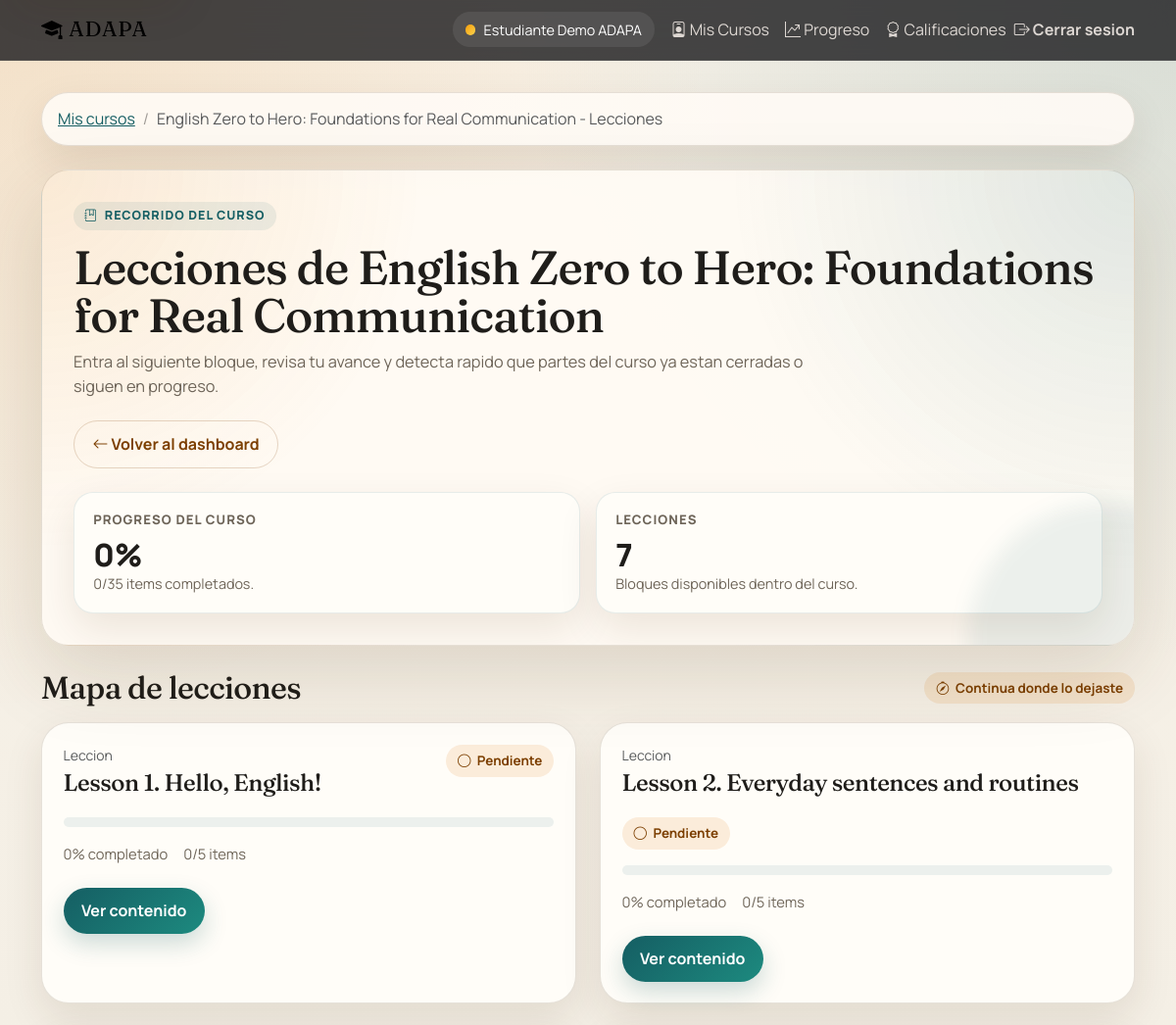
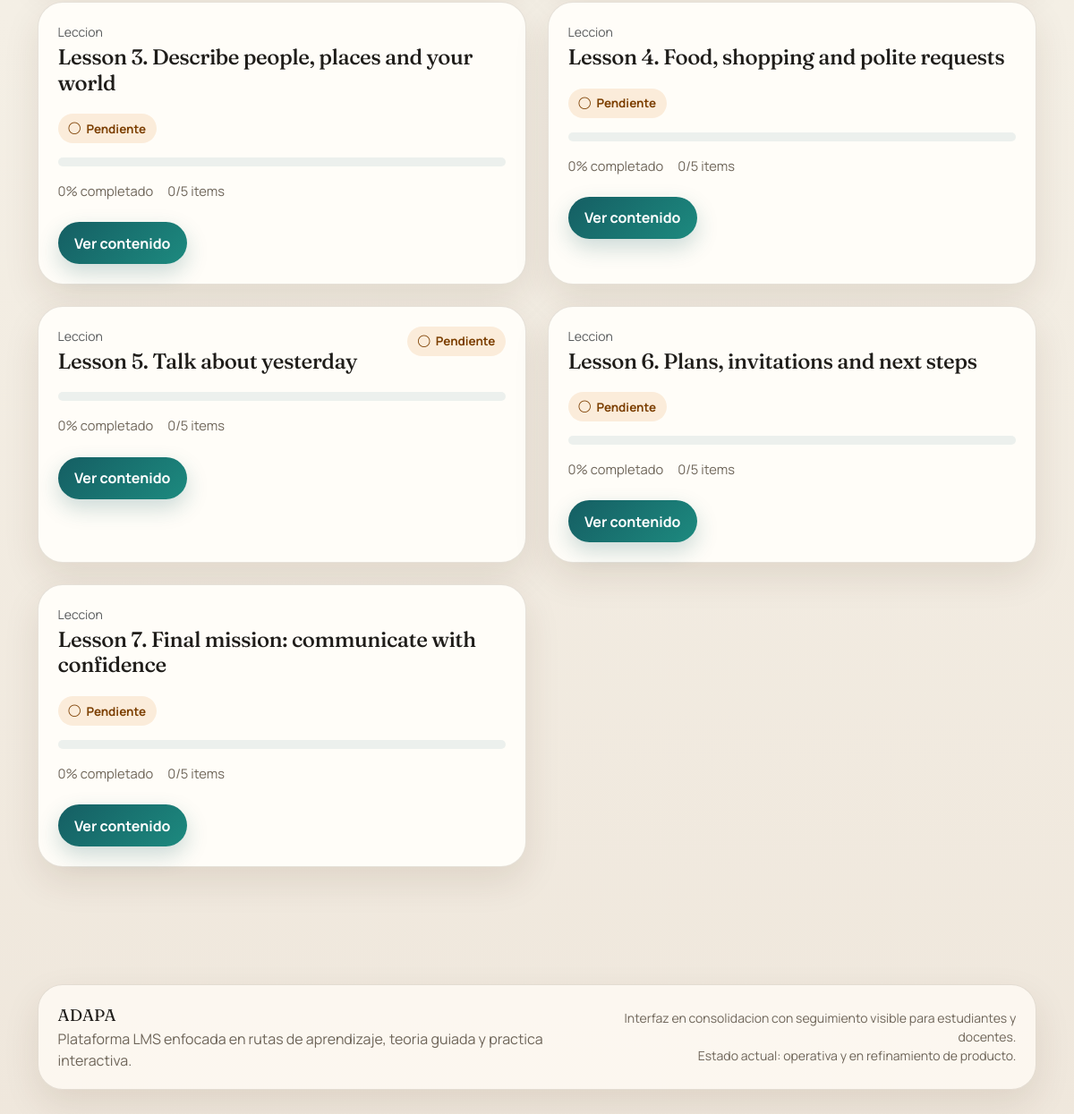
/estudiante/cursos/13/lecciones (signed in), run on the app's committed database (2 pictures, top to bottom).
### tables this page shows
CREATE TABLE `cursos` (
  `id` int(11) NOT NULL AUTO_INCREMENT,
  `instancia_id` int(11) NOT NULL,
  `plantilla_pensum_id` int(11) DEFAULT NULL,
  `creado_por` int(11) NOT NULL,
  `titulo` varchar(255) NOT NULL,
  `descripcion` text DEFAULT NULL,
  `idioma` enum('ingles','frances') NOT NULL,
  `nivel_cefr` enum('A1','A2','B1','B2','C1','C2') NOT NULL,
  `modalidad` enum('perpetuo','ciclo') NOT NULL,
  `fecha_inicio` date DEFAULT NULL,
  `fecha_fin` date DEFAULT NULL,
  `duracion_semanas` int(11) DEFAULT NULL,
  `es_publico` tinyint(1) NOT NULL DEFAULT 0,
  `requiere_codigo` tinyint(1) NOT NULL DEFAULT 0,
  `codigo_acceso` varchar(255) DEFAULT NULL,
  `tipo_codigo` enum('unico_curso','por_estudiante','combo_grupo') DEFAULT NULL,
  `inscripcion_abierta` tinyint(1) NOT NULL DEFAULT 1,
  `fecha_cierre_inscripcion` date DEFAULT NULL,
  `max_estudiantes` int(11) NOT NULL DEFAULT 0,
  `estado` enum('preparacion','activo','pausado','finalizado','archivado') NOT NULL DEFAULT 'preparacion',
  `notificar_profesor_completada` tinyint(1) NOT NULL DEFAULT 1,
  `notificar_profesor_atascado` tinyint(1) NOT NULL DEFAULT 1,
  `fecha_creacion` timestamp NOT NULL DEFAULT current_timestamp(),
  `fecha_modificacion` timestamp NOT NULL DEFAULT current_timestamp() ON UPDATE current_timestamp(),
  PRIMARY KEY (`id`),
  KEY `instancia_id` (`instancia_id`),
  KEY `plantilla_pensum_id` (`plantilla_pensum_id`),
  KEY `creado_por` (`creado_por`),
  KEY `estado` (`estado`),
  KEY `idioma_nivel` (`idioma`,`nivel_cefr`),
  KEY `idx_cursos_publicos` (`es_publico`,`estado`),
  CONSTRAINT `cursos_ibfk_1` FOREIGN KEY (`instancia_id`) REFERENCES `instancias` (`id`),
  CONSTRAINT `cursos_ibfk_2` FOREIGN KEY (`plantilla_pensum_id`) REFERENCES `plantillas_pensum` (`id`),
  CONSTRAINT `cursos_ibfk_3` FOREIGN KEY (`creado_por`) REFERENCES `usuarios` (`id`)
);

CREATE TABLE `lecciones` (
  `id` int(11) NOT NULL AUTO_INCREMENT,
  `curso_id` int(11) NOT NULL,
  `titulo` varchar(255) NOT NULL,
  `descripcion` text DEFAULT NULL,
  `orden` int(11) NOT NULL DEFAULT 0,
  `duracion_minutos` int(11) DEFAULT NULL,
  `es_obligatoria` tinyint(1) NOT NULL DEFAULT 1,
  `estado` enum('borrador','publicada','archivada') NOT NULL DEFAULT 'borrador',
  `fecha_creacion` timestamp NOT NULL DEFAULT current_timestamp(),
  `fecha_actualizacion` timestamp NOT NULL DEFAULT current_timestamp() ON UPDATE current_timestamp(),
  PRIMARY KEY (`id`),
  KEY `curso_id` (`curso_id`),
  KEY `idx_lecciones_orden` (`curso_id`,`orden`),
  CONSTRAINT `lecciones_ibfk_1` FOREIGN KEY (`curso_id`) REFERENCES `cursos` (`id`) ON DELETE CASCADE
);

### views/estudiante/lecciones.php (the view, shortened to what the rows shown need)
<?php
require_once __DIR__ . '/../partials/header.php';
?>
<div class="container">
    <nav aria-label="breadcrumb" class="mb-4">
        <ol class="breadcrumb">
            <li class="breadcrumb-item"><a href="<?php echo url('/estudiante'); ?>">Mis cursos</a></li>
            <li class="breadcrumb-item active" aria-current="page"><?php echo htmlspecialchars($curso->titulo); ?> - Lecciones</li>
        </ol>
    </nav>
    <section class="page-hero mb-4">
        <span class="eyebrow"><i class="bi bi-journal-bookmark"></i> Recorrido del curso</span>
        <h1 class="page-title">Lecciones de <?php echo htmlspecialchars($curso->titulo); ?></h1>
        <p class="page-subtitle">
            Entra al siguiente bloque, revisa tu avance y detecta rapido que partes del curso ya estan cerradas o siguen en progreso.
        </p>
        <div class="hero-actions">
            <a href="<?php echo url('/estudiante'); ?>" class="btn btn-outline-secondary">
                <i class="bi bi-arrow-left"></i> Volver al dashboard
            </a>
        </div>
        <?php if (isset($resumenCurso) && $resumenCurso): ?>
            <div class="metric-grid">
                <div class="metric-card">
                    <div class="metric-label">Progreso del curso</div>
                    <div class="metric-value"><?php echo (int) $resumenCurso->porcentaje; ?>%</div>
                    <div class="metric-note"><?php echo (int) $resumenCurso->completados; ?>/<?php echo (int) $resumenCurso->total_items; ?> items completados.</div>
                </div>
                <div class="metric-card">
                    <div class="metric-label">Lecciones</div>
                    <div class="metric-value"><?php echo count($lecciones); ?></div>
                    <div class="metric-note">Bloques disponibles dentro del curso.</div>
                </div>
            </div>
        <?php endif; ?>
    </section>
    <section>
        <div class="section-title">
            <h2>Mapa de lecciones</h2>
            <span class="soft-badge"><i class="bi bi-compass"></i> Continua donde lo dejaste</span>
        </div>
        <?php if (empty($lecciones)): ?>
            <div class="panel">
                <div class="panel-body">No hay lecciones en este curso todavia.</div>
            </div>
        <?php else: ?>
            <div class="row g-4">
                <?php foreach ($lecciones as $leccion): ?>
                    <div class="col-xl-6">
                        <article class="surface-card h-100">
                            <div class="card-body">
                                <div class="d-flex justify-content-between align-items-start gap-3 mb-3 flex-wrap">
                                    <div>
                                        <div class="small text-muted mb-1">Leccion</div>
                                        <h3 class="h4 mb-1"><?php echo htmlspecialchars($leccion->titulo); ?></h3>
                                    </div>
                                    <?php if (isset($leccion->completada) && $leccion->completada): ?>
                                        <span class="soft-badge"><i class="bi bi-check-circle"></i> Completada</span>
                                    <?php elseif (($leccion->porcentaje_completado ?? 0) > 0): ?>
                                        <span class="soft-badge"><i class="bi bi-arrow-repeat"></i> En progreso</span>
                                    <?php else: ?>
                                        <span class="soft-badge"><i class="bi bi-circle"></i> Pendiente</span>
                                    <?php endif; ?>
                                </div>
                                <div class="course-progress">
                                    <div class="progress" style="height: 10px;">
                                    </div>
                                </div>
                                <div class="course-meta">
                                    <span><?php echo (int) ($leccion->porcentaje_completado ?? 0); ?>% completado</span>
                                    <?php if (isset($leccion->completados, $leccion->total_items) && (int) $leccion->total_items > 0): ?>
                                        <span><?php echo (int) $leccion->completados; ?>/<?php echo (int) $leccion->total_items; ?> items</span>
                                    <?php endif; ?>
                                </div>
                                <div class="responsive-actions mt-4">
                                    <a href="<?php echo url('/estudiante/lecciones/' . $leccion->id . '/contenido'); ?>" class="btn btn-primary">
                                        Ver contenido
                                    </a>
                                </div>
                            </div>
                        </article>
                    </div>
                <?php endforeach; ?>
            </div>
        <?php endif; ?>
    </section>
</div>
<?php require_once __DIR__ . '/../partials/footer.php'; ?>

### core/Router.php (shortened to what the rows shown need)
<?php
class Router {
    private $routes = [];
    private $basePath;
    public function __construct() {
        $this->basePath = BASE_URL;
    }
    public function add($method, $route, $controller, $action) {
        $this->routes[$method][$route] = ['controller' => $controller, 'action' => $action];
    }
    public function dispatch($uri, $method) {
        $uri = $this->removeBasePath($uri);
        foreach ($this->routes[$method] as $route => $routeInfo) {
            $pattern = preg_replace('/\{[^}]+\}/', '([^/]+)', $route);
            $pattern = '#^' . $pattern . '$#';
            if (preg_match($pattern, $uri, $matches)) {
                array_shift($matches);
                $action = $routeInfo['action'];
                $controllerInstance = new $controllerClass();
                if (method_exists($controllerInstance, $action)) {
                    call_user_func_array([$controllerInstance, $action], $matches);
                } else {
                    http_response_code(404);
                    echo "404 Method Not Found";
                }
                return;
            }
        }
    }
    private function removeBasePath($uri) {
        if (strpos($uri, $this->basePath) === 0) {
            $uri = substr($uri, strlen($this->basePath));
        }
        return $uri;
    }
}

### data on the page
cursos: titulo "English Zero to Hero: Foundations for Real Communication"
lecciones: titulo "Lesson 1. Hello, English!", porcentaje_completado "0", completados "0", total_items "5"
lecciones: titulo "Lesson 2. Everyday sentences and routines", porcentaje_completado "0", completados "0", total_items "5"
lecciones: titulo "Lesson 3. Describe people, places and your world", porcentaje_completado "0", completados "0", total_items "5"
lecciones: titulo "Lesson 4. Food, shopping and polite requests", porcentaje_completado "0", completados "0", total_items "5"
lecciones: titulo "Lesson 5. Talk about yesterday", porcentaje_completado "0", completados "0", total_items "5"
lecciones: titulo "Lesson 6. Plans, invitations and next steps", porcentaje_completado "0", completados "0", total_items "5"
lecciones: titulo "Lesson 7. Final mission: communicate with confidence", porcentaje_completado "0", completados "0", total_items "5"

### other printed values
$resumenCurso->porcentaje "0"
$resumenCurso->completados "0"
$resumenCurso->total_items "35"
count($lecciones) "7"
